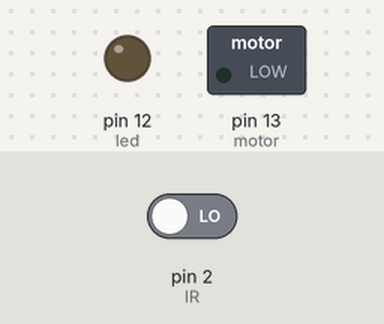
A sketch run on a simulated Arduino Uno, built with avr-gcc and run on an emulated ATmega328P. Shown: switched loads named in the sketch (green lamp = pin HIGH), output pins drawn as LEDs (lit = HIGH). Inputs (shaded band) come from the test bench; at power-on: pin 2 (IR) LOW.

Above: at 1.2 s.
1.3 s: pin 2 (IR) driven HIGH
At 2.5 s:
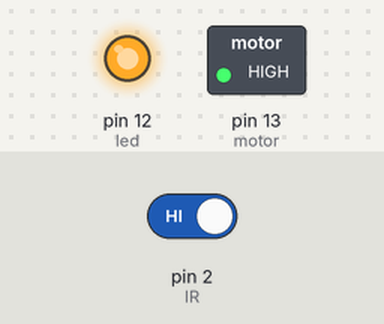
2.8 s: pin 2 (IR) driven LOW
At 4.2 s:
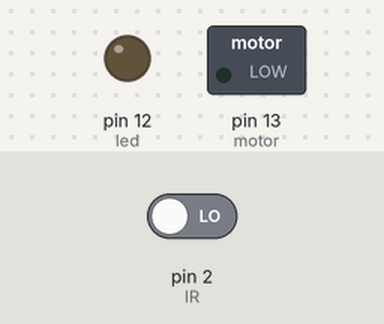
Timing chart, 0 to 5.8 s (numbered marks = the images above; inputs shaded):
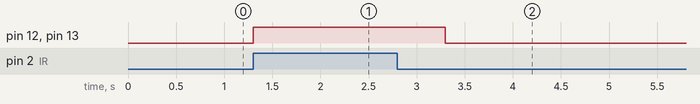

The sketch:

Programe.ino
```cpp
const int IR = 2; //sensor
const int motor = 13; //dispenser motor
const int led=12; //indicator
int senout = 0; //output state of sensor
void setup() {
 pinMode(motor, OUTPUT);
 pinMode(led, OUTPUT);
 pinMode(IR, INPUT);
}
void loop() {
 senout= digitalRead(IR); //check status of sensor
 if (senout == HIGH) //hand detected
 {
 digitalWrite(motor, HIGH); //start motor
 digitalWrite(led, HIGH); //led starts glowing
 delay(2000); //sanitizer dispenses for 2 sec
 }
 else
 {
 digitalWrite(motor, LOW); //stop motor
 digitalWrite(led, LOW);
 }
}
```

Measured:
- after the input at 1.3 s, pin 12 (led), pin 13 (motor): LOW → HIGH at once
- after the input at 2.8 s, pin 12 (led), pin 13 (motor): HIGH → LOW after 0.50 s
